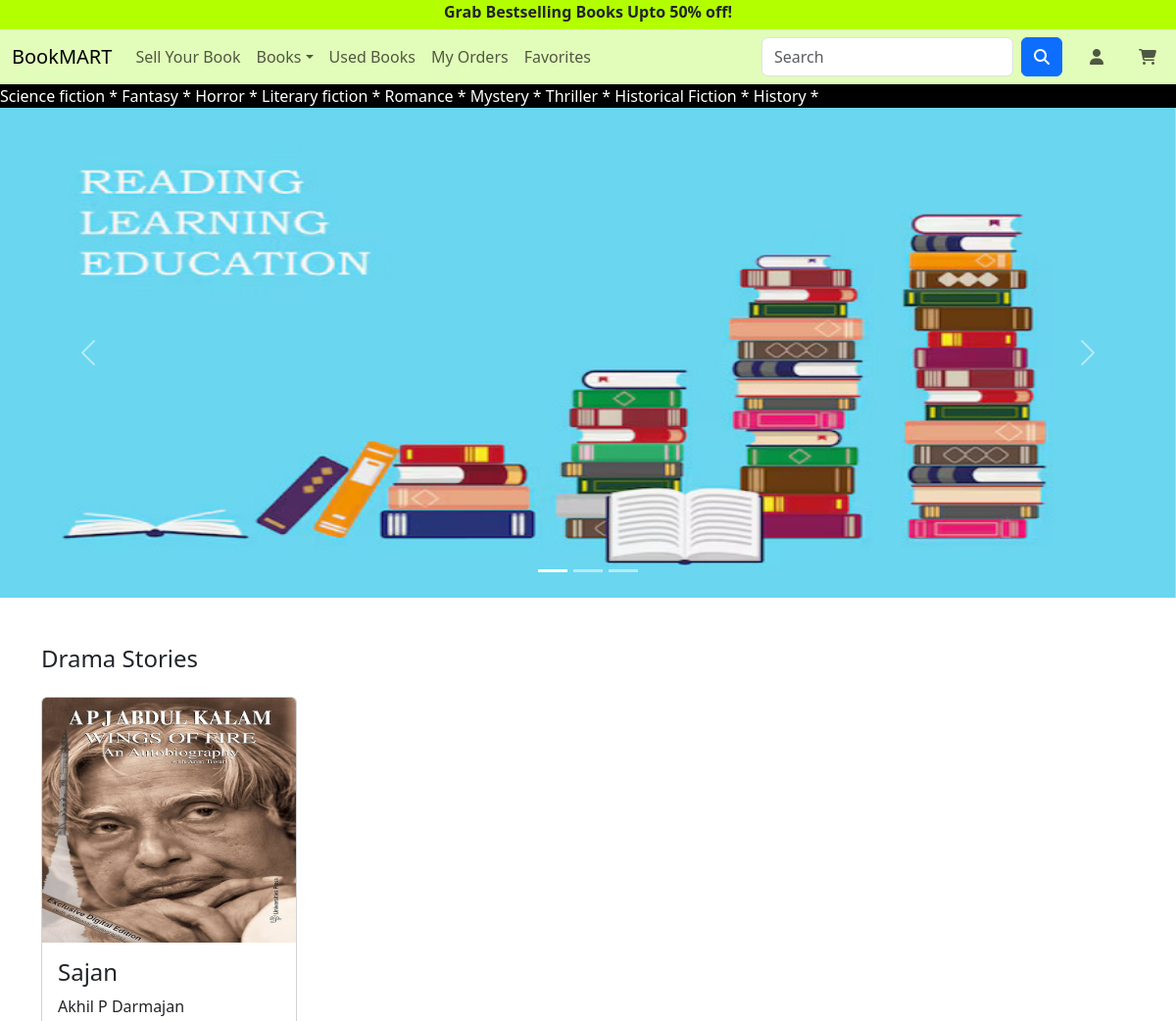
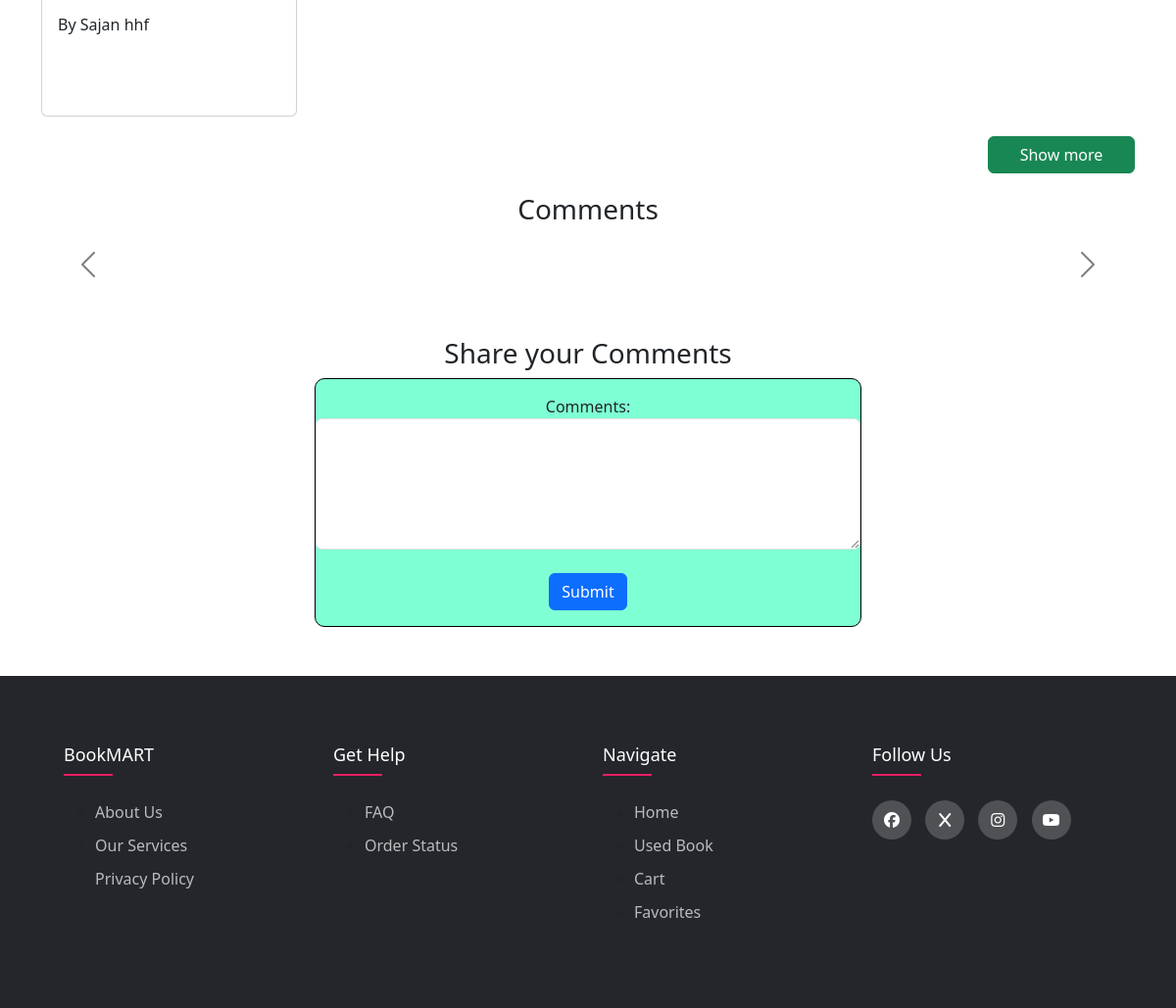
Before: / with the older database file (2 pictures, top to bottom).
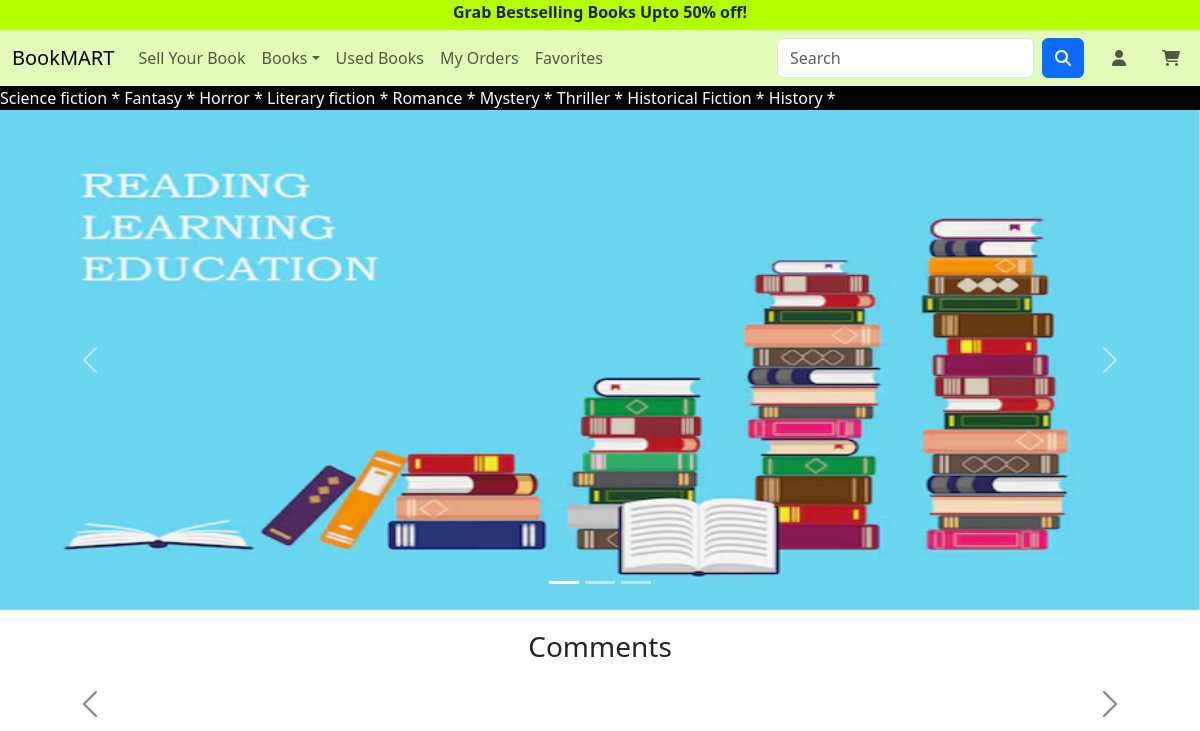
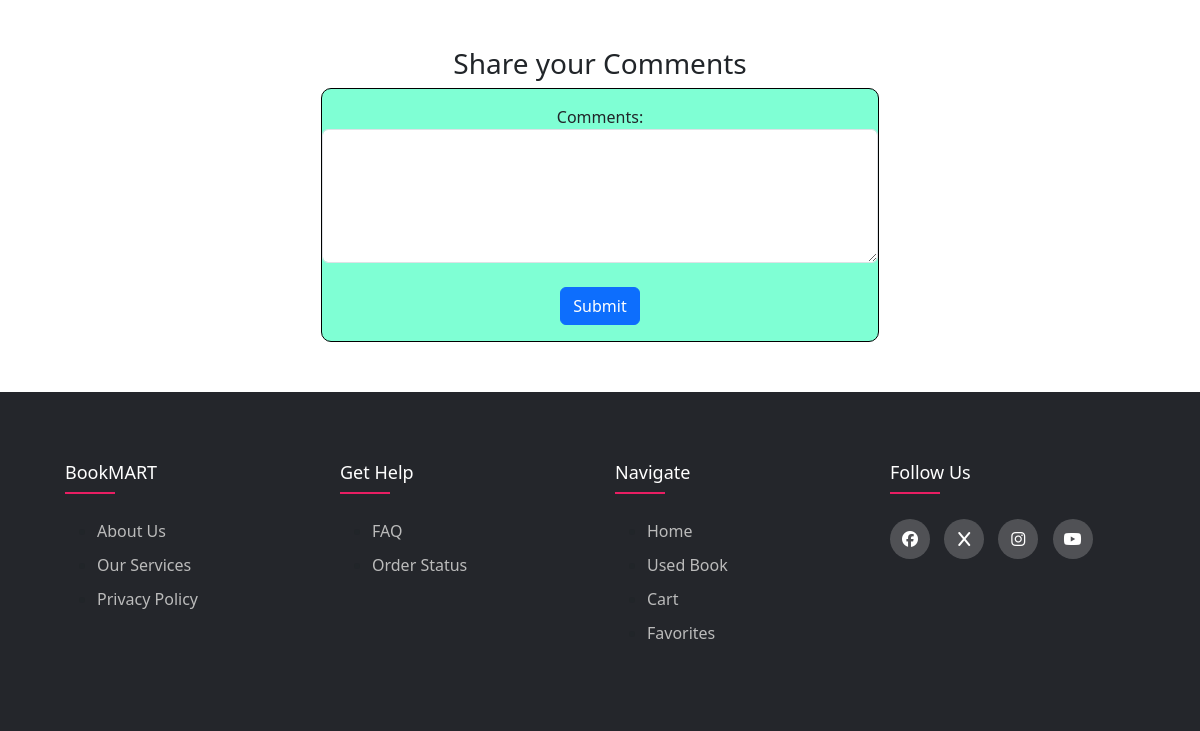
After: the same page with the newer database file (2 pictures, top to bottom).
### app/models.py (models this page shows)
class Books(models.Model):
    bk_id=models.TextField()
    name=models.TextField()
    ath_name=models.TextField()
    bk_genres=models.TextField()
    price=models.IntegerField()
    ofr_price=models.IntegerField()
    stock=models.IntegerField()
    img=models.FileField()
    dis=models.TextField()

### app/views.py (the view, shortened to what this page needs)
# urls.py: path('',views.bk_home),
def bk_home(req):
    data=Books.objects.filter(bk_genres='drama')[::-1][:4]
    data1=Books.objects.filter(bk_genres='sci-fi')[::-1][:4]
    data2=Books.objects.filter(bk_genres='love')[::-1][:4]
    data3=Books.objects.filter(bk_genres='fantasy')[::-1][:4]
    rev=Review.objects.all()[::-1]
    return render(req,'user/home.html',{'data':data,'data1':data1,'data2':data2,'data3':data3,'rev':rev})

### templates/user/home.html (shortened to what the changed rows need)
<!DOCTYPE html>
<html lang="en">
<head>
    {% load static %}
    <link rel="stylesheet" href="{% static 'css/home.css' %}">
    <link href="https://cdn.jsdelivr.net/npm/bootstrap@5.3.3/dist/css/bootstrap.min.css" rel="stylesheet">
    <link rel="stylesheet" href="https://cdnjs.cloudflare.com/ajax/libs/font-awesome/6.7.1/css/all.min.css">
</head>
<body>
      <div class="container">
        {% if data %}
        <div class="row mt-5">
          <h4>Drama Stories</h4>
          {% for i in data %}
          <div class="col-lg-3 mt-3">
            <a class="booka" href="viewprod/{{i.pk}}">
            <div class="card" style="height: 450px;">
              <img class="card-img-top" src="{{i.img.url}}" alt="Card image" style="width:100%;height: 250px;">
              <div class="card-body">
                <h4 class="card-title">{{i.name}}</h4>
                <p class="card-text">{{i.ath_name}}</p>
                <p class="card-text">{{i.dis}}</p>
              </div>
            </div>
          </a>
          </div>
          {% endfor %}
        </div>
        <div style="display: flex;justify-content: right;">
          <a href="dramabk" class="btn btn-success" style="margin-top: 20px;width: 150px;">Show more</a>
        </div>
        {% endif %}
      </div>
</body>
</html>

Changed rows visible on the page:
removed Books: img (picture), name "Sajan", ath_name "Akhil P Darmajan", dis "By Sajan hhf"
Other visible differences:
text no longer shown: "Drama Stories Show more"
